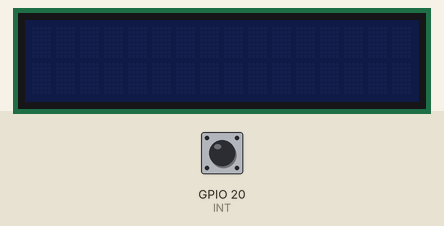
Bench run of a program on a simulated Raspberry Pi (BCM pin numbers). On the bench: 16×2 character LCD. Inputs (shaded band) come from the test bench; at power-on: GPIO 20 (INT) LOW. The run ends when the program shuts the computer down; library files of the repository ran but are not shown: lcd_16x2_shutdown.py; what the program prints to the terminal is not drawn. At 4.7 s the program puts the board to deep sleep or switches it off; the recording ends there.

Above: at 1.2 s.
1.3 s: GPIO 20 (INT) pulled HIGH for 0.15 s
At 2.4 s:
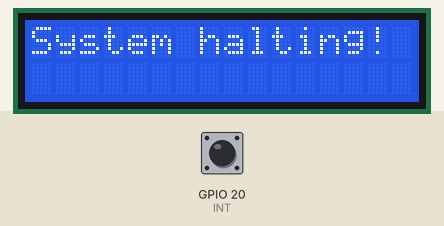
Timing chart, 0 to 4.3 s (numbered marks = the images above; inputs shaded):
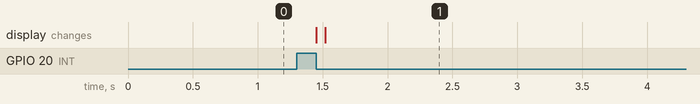

The program:

shutdown.py
```python
#!/usr/bin/env python3
"""
-------------------------------------------------------------------------------
 Name:         Momentary Shutdown Switch

 Purpose:      This program gets installed in /etc/init.d to run as a daemon.
               It monitors the /INT signal coming from the start-stop device,
               an LTC2951-1 to start a new temperature reading procedure.
               If the LTC2951-1 asserts the /INT pin, we start a thermometer
               scan, by executing the correct python script.

               The power to the Pi will be cut when the timer of the LT2951
               runs out, or if the Pi has reached the poweroff state (Halt).
               To activate a gpio pin with the poweroff state, the
               /boot/config.txt file needs to have :
               dtoverlay=gpio-poweroff,gpiopin=27,active_low="y"

 Author:      Paul Versteeg

 Created:     15-06-2015, revised on 4-12-2015
 Copyright:   (c) Paul 2015
 Licence:     <Reaper-UT>
-------------------------------------------------------------------------------
"""

import subprocess

import lcd_16x2_shutdown
import RPi.GPIO as gpio

gpio.setmode(gpio.BCM)  # use gpio numbering
gpio.setwarnings(False)

# I use the following two gpio pins because they are next to each other,
# and I can use a two pin header to connect the switch logic to the Pi.
INT = 20  # gpio-12 /INT interrupt to shutdown procedure

# use a weak pull_down to avoid noise issues
gpio.setup(INT, gpio.IN, pull_up_down=gpio.PUD_DOWN)


def main():
    """Execute the main function."""
    while True:
        # set an interrupt on a falling edge and wait for it to happen
        gpio.wait_for_edge(INT, gpio.FALLING)
        lcd_16x2_shutdown.main()

        subprocess.call(['/sbin/shutdown -H now'],
                        shell=True, stdout=subprocess.PIPE, stderr=subprocess.PIPE)


if __name__ == '__main__':
    main()
```

Measured:
- after the input at 1.3 s, the display: first changes after 0.15 s (image 1 shows a later state)
